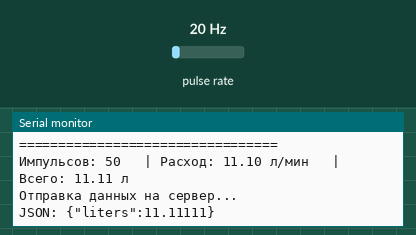
Recording of a sketch running on a simulated ESP32. Shown: the last lines printed to the serial monitor. Wiring (inferred from the names in the program): pulse sensor: data GPIO 2. The inputs (shaded band) are chosen by the test bench; at power-on: pulse rate 20 Hz. WiFi joins after 1.5 s; servers stay silent unless stated; uploads are accepted with an empty reply.

Above: at 3.7 s.
3.8 s: pulse rate (sensor on GPIO 2) set to 4 Hz
At 3.8 s:
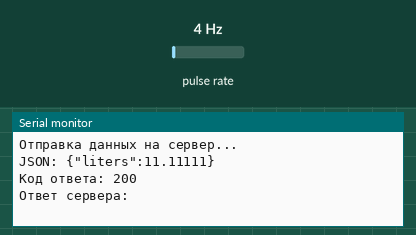
5.3 s: pulse rate (sensor on GPIO 2) set to 50 Hz
At 7.1 s:
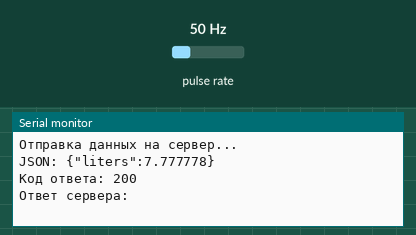
Timing chart, 0 to 8.6 s (numbered marks = the images above; inputs shaded):
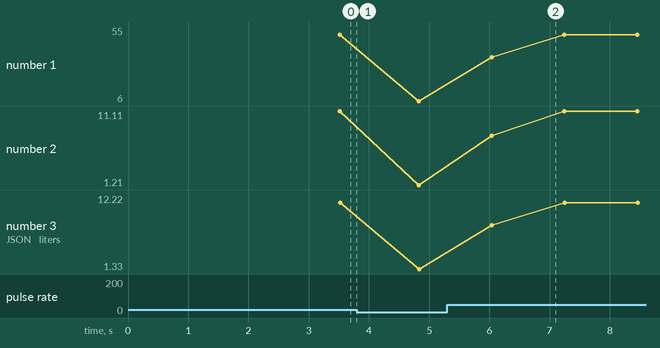

The sketch:

ESP32_Arduino_Code.ino
```cpp
/*
 * Smart Water Meter - ESP32 Code
 * Код для отправки данных о потреблении воды на Flask сервер
 */

#include <WiFi.h>
#include <HTTPClient.h>
#include <ArduinoJson.h>

// ============= НАСТРОЙКИ WiFi =============
const char* ssid = "ВАШ_WIFI_SSID";           // Замените на имя вашей WiFi сети
const char* password = "ВАШ_WIFI_ПАРОЛЬ";     // Замените на пароль WiFi

// ============= НАСТРОЙКИ СЕРВЕРА =============
const char* serverURL = "http://192.168.1.100:5000/receive_data";  // Замените IP на адрес вашего компьютера
// Чтобы узнать IP адрес вашего ПК:
// Windows: откройте командную строку и введите: ipconfig
// Найдите "IPv4 Address" для вашего WiFi адаптера

// ============= НАСТРОЙКИ ДАТЧИКА =============
const int FLOW_SENSOR_PIN = 2;  // Пин для датчика потока воды
volatile int pulseCount = 0;     // Счетчик импульсов от датчика
float calibrationFactor = 4.5;   // Калибровочный коэффициент (импульсов на литр)
                                 // Настройте под ваш датчик (обычно 4.5-7.5)

unsigned long oldTime = 0;
float totalLiters = 0;
float flowRate = 0;

// ============= ФУНКЦИЯ ПОДСЧЕТА ИМПУЛЬСОВ =============
void IRAM_ATTR pulseCounter() {
  pulseCount++;
}

// ============= ОТПРАВКА ДАННЫХ НА СЕРВЕР =============
void sendDataToServer(float liters) {
  if (WiFi.status() == WL_CONNECTED) {
    HTTPClient http;

    // Начинаем HTTP соединение
    http.begin(serverURL);
    http.addHeader("Content-Type", "application/json");

    // Создаем JSON документ
    StaticJsonDocument<200> doc;
    doc["liters"] = liters;

    // Сериализуем JSON в строку
    String jsonString;
    serializeJson(doc, jsonString);

    // Отправляем POST запрос
    Serial.println("Отправка данных на сервер...");
    Serial.println("JSON: " + jsonString);

    int httpResponseCode = http.POST(jsonString);

    // Проверяем ответ
    if (httpResponseCode > 0) {
      String response = http.getString();
      Serial.println("Код ответа: " + String(httpResponseCode));
      Serial.println("Ответ сервера: " + response);
    } else {
      Serial.println("Ошибка отправки: " + String(httpResponseCode));
    }

    http.end();
  } else {
    Serial.println("WiFi не подключен!");
  }
}

// ============= SETUP =============
void setup() {
  Serial.begin(115200);
  delay(1000);

  Serial.println("\n\n=================================");
  Serial.println("Smart Water Meter - ESP32");
  Serial.println("=================================\n");

  // Настройка пина датчика
  pinMode(FLOW_SENSOR_PIN, INPUT_PULLUP);
  attachInterrupt(digitalPinToInterrupt(FLOW_SENSOR_PIN), pulseCounter, FALLING);

  // Подключение к WiFi
  Serial.print("Подключение к WiFi: ");
  Serial.println(ssid);
  WiFi.begin(ssid, password);

  int attempts = 0;
  while (WiFi.status() != WL_CONNECTED && attempts < 30) {
    delay(500);
    Serial.print(".");
    attempts++;
  }

  if (WiFi.status() == WL_CONNECTED) {
    Serial.println("\n✓ WiFi подключен!");
    Serial.print("IP адрес ESP32: ");
    Serial.println(WiFi.localIP());
    Serial.print("Сервер: ");
    Serial.println(serverURL);
    Serial.println("=================================\n");
  } else {
    Serial.println("\n✗ Не удалось подключиться к WiFi!");
    Serial.println("Проверьте SSID и пароль в коде");
  }

  oldTime = millis();
}

// ============= LOOP =============
void loop() {
  // Каждую секунду рассчитываем расход
  if ((millis() - oldTime) > 1000) {

    // Отключаем прерывания для безопасного чтения
    detachInterrupt(digitalPinToInterrupt(FLOW_SENSOR_PIN));

    // Рассчитываем расход (литров в минуту)
    flowRate = ((1000.0 / (millis() - oldTime)) * pulseCount) / calibrationFactor;

    // Рассчитываем количество литров за этот период
    float litersThisSecond = (pulseCount / calibrationFactor);
    totalLiters += litersThisSecond;

    // Выводим информацию
    Serial.print("Импульсов: ");
    Serial.print(pulseCount);
    Serial.print("\t | Расход: ");
    Serial.print(flowRate, 2);
    Serial.print(" л/мин");
    Serial.print("\t | Всего: ");
    Serial.print(totalLiters, 2);
    Serial.println(" л");

    // Если есть поток воды, отправляем данные на сервер
    if (litersThisSecond > 0) {
      sendDataToServer(litersThisSecond);
    }

    // Сбрасываем счетчик
    pulseCount = 0;
    oldTime = millis();

    // Включаем прерывания обратно
    attachInterrupt(digitalPinToInterrupt(FLOW_SENSOR_PIN), pulseCounter, FALLING);
  }

  // Небольшая задержка
  delay(100);
}

/*
 * ============= ИНСТРУКЦИИ ПО УСТАНОВКЕ =============
 *
 * 1. УСТАНОВКА БИБЛИОТЕК В ARDUINO IDE:
 *    - Откройте Arduino IDE
 *    - Меню: Скетч → Подключить библиотеку → Управление библиотеками
 *    - Найдите и установите:
 *      • ArduinoJson (by Benoit Blanchon)
 *    - WiFi и HTTPClient уже встроены для ESP32
 *
 * 2. НАСТРОЙКА ESP32 В ARDUINO IDE:
 *    - Меню: Файл → Настройки
 *    - Дополнительные ссылки для менеджера плат:
 *      https://raw.githubusercontent.com/espressif/arduino-esp32/gh-pages/package_esp32_index.json
 *    - Меню: Инструменты → Плата → Менеджер плат
 *    - Найдите "esp32" и установите "ESP32 by Espressif Systems"
 *    - Меню: Инструменты → Плата → ESP32 Arduino → выберите вашу модель (например, ESP32 Dev Module)
 *
 * 3. НАСТРОЙКА КОДА:
 *    - Измените ssid и password на ваши WiFi данные
 *    - Измените serverURL - замените 192.168.1.100 на IP вашего компьютера
 *    - Настройте FLOW_SENSOR_PIN под ваш пин подключения датчика
 *    - Настройте calibrationFactor под ваш датчик (см. документацию датчика)
 *
 * 4. ПОДКЛЮЧЕНИЕ ДАТЧИКА ПОТОКА:
 *    - Красный провод → 5V или 3.3V (зависит от датчика)
 *    - Черный провод → GND
 *    - Желтый провод (сигнал) → GPIO 2 (или другой пин, указанный в FLOW_SENSOR_PIN)
 *
 * 5. ЗАГРУЗКА КОДА:
 *    - Подключите ESP32 к компьютеру через USB
 *    - Выберите правильный порт: Инструменты → Порт → COMx
 *    - Нажмите кнопку "Загрузить" (стрелка вправо)
 *
 * 6. ПРОВЕРКА РАБОТЫ:
 *    - Откройте монитор порта: Инструменты → Монитор порта (Ctrl+Shift+M)
 *    - Скорость: 115200 бaud
 *    - Проверьте сообщения о подключении к WiFi
 *    - Проверьте отправку данных на сервер
 *
 * 7. ЗАПУСК СЕРВЕРА:
 *    - Перед загрузкой кода убедитесь, что Flask сервер запущен
 *    - Откройте командную строку на ПК
 *    - Перейдите в папку проекта: cd "c:\Users\Admin\Desktop\Датчик воды"
 *    - Запустите: python app.py (или py app.py)
 *    - Сервер должен быть доступен на http://ВАШИ_IP:5000
 *
 * ============= РЕШЕНИЕ ПРОБЛЕМ =============
 *
 * Проблема: ESP32 не подключается к WiFi
 * Решение: Проверьте SSID и пароль, убедитесь что WiFi работает на 2.4GHz (не 5GHz)
 *
 * Проблема: Ошибка отправки данных (-1 или другой код)
 * Решение: Проверьте IP адрес сервера, убедитесь что ПК и ESP32 в одной сети
 *
 * Проблема: Датчик не считает импульсы
 * Решение: Проверьте подключение проводов, попробуйте другой GPIO пин
 *
 * Проблема: Неправильные показания литров
 * Решение: Настройте calibrationFactor под ваш датчик (см. datasheet)
 *
 * ============= ТЕСТИРОВАНИЕ БЕЗ ДАТЧИКА =============
 *
 * Если у вас пока нет датчика, замените код в loop() на тестовый:
 *
 * void loop() {
 *   delay(5000);  // Каждые 5 секунд
 *   float testLiters = random(1, 5);  // Случайное значение 1-5 литров
 *   Serial.print("Тестовая отправка: ");
 *   Serial.print(testLiters);
 *   Serial.println(" л");
 *   sendDataToServer(testLiters);
 * }
 *
 */
```

Measured:
- after the input at 5.3 s, the serial monitor: prints a new line after 0.74 s (image 2)
- plotted number 1: 50 → 6 after the input at 3.8 s
- plotted number 2: 11.1 → 1.21 after the input at 3.8 s
- plotted number 3: 11.11 → 1.33 after the input at 3.8 s
